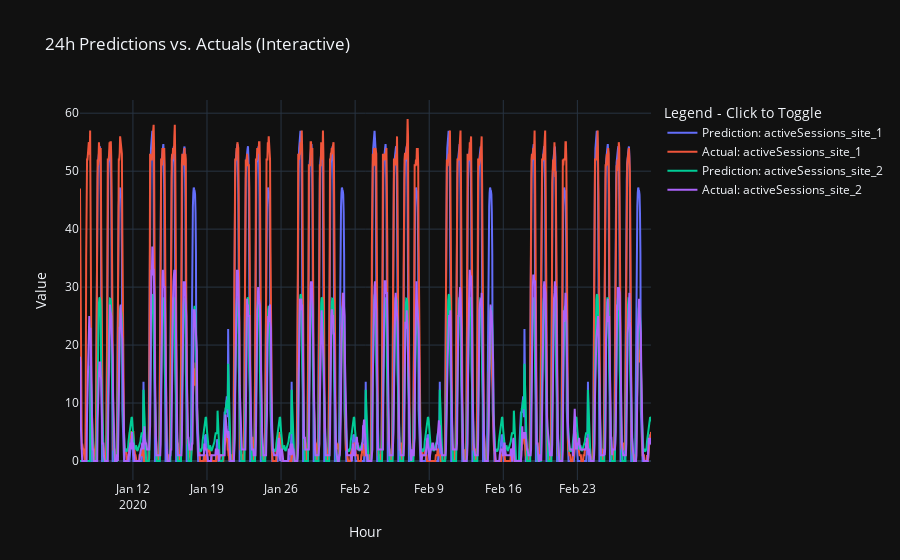

The code cell stored with this chart in its notebook:
### Markdown cell above
## Analysis and visualization

After training, the model is evaluated on the test data and the predictions are compared with the actual values. The following graphic shows the results for the "Active Sessions" at Site 1 and 2:

### Code cell
import torch
import numpy as np
import pandas as pd
import plotly.graph_objects as go
import joblib
from src.models.lstm_24h_v2 import UtilizationPredictor

def prepare_24h_batches(df, start_hour=0):
    """
    Divides the dataset into 24-hour sections, starting at `start_hour`.
    """
    df['hour_of_day'] = df['hour'].dt.hour
    start_indices = df[df['hour_of_day'] == start_hour].index

    batches = []
    for start_idx in start_indices:
        if start_idx + 24 <= len(df):
            batch = df.iloc[start_idx:start_idx + 24]
            batches.append(batch)

    return batches

def generate_plots_for_24h_predictions(
        ckpt_path: str,
        test_batches,
        target_columns,
        input_columns,
        device: str = "cpu"
):
    """
    Makes predictions for 24h batches and creates a common diagram.
    """
    model = UtilizationPredictor.load_from_checkpoint(ckpt_path)
    model.to(device)
    model.eval()

    all_predictions = []
    all_actuals = []
    all_hours = []

    with torch.no_grad():
        for batch in test_batches:
            input_data = batch[input_columns].values
            targets = batch[target_columns].values
            hours = batch["hour"].values

            input_tensor = torch.tensor(input_data, dtype=torch.float32).unsqueeze(0).to(device)
            target_tensor = torch.tensor(targets, dtype=torch.float32).unsqueeze(0).to(device)

            predictions = model(input_tensor).cpu().numpy()

            all_predictions.append(predictions[0])  # Batch (24, num_targets)
            all_actuals.append(targets)  # (24, num_targets)
            all_hours.append(hours)  # (24,)

    # Create DataFrames
    all_predictions = np.concatenate(all_predictions, axis=0)
    all_actuals = np.concatenate(all_actuals, axis=0)
    all_hours = np.concatenate(all_hours, axis=0)

    # 24h shift
    shifted_predictions = np.zeros_like(all_predictions)
    shifted_predictions[24:] = all_predictions[:-24]

    col_pred = [f"pred_{col}" for col in target_columns]
    col_act = [f"actual_{col}" for col in target_columns]

    df_predictions = pd.DataFrame(shifted_predictions, columns=col_pred)
    df_actuals = pd.DataFrame(all_actuals, columns=col_act)
    df_combined = pd.concat([df_predictions, df_actuals], axis=1)
    df_combined['hour'] = all_hours

    plot_active_sessions_sites(df_combined)

    # Create plotly diagram
    fig = go.Figure()
    target_columns = [
        'activeSessions_site_1',
        'activeSessions_site_2'
    ]
    for col in target_columns:
        fig.add_trace(go.Scatter(
            x=df_combined["hour"],
            y=df_combined[f"pred_{col}"],
            mode="lines",
            name=f"Prediction: {col}"
        ))
        fig.add_trace(go.Scatter(
            x=df_combined["hour"],
            y=df_combined[f"actual_{col}"],
            mode="lines",
            name=f"Actual: {col}"
        ))

    fig.update_layout(
        title="24h Predictions vs. Actuals (Interactive)",
        xaxis_title="Hour",
        yaxis_title="Value",
        legend_title="Legend - Click to Toggle"
    )
    fig.show()

    # Save the plot
    fig.write_html("output/24h_predictions.html")

def plot_active_sessions_sites(df_combined):
    # Extract data for site 1
    hours = df_combined["hour"]
    pred_active_sessions_site_1 = df_combined["pred_activeSessions_site_1"]
    actual_active_sessions_site_1 = df_combined["actual_activeSessions_site_1"]

    # Extract data for site 2
    pred_active_sessions_site_2 = df_combined["pred_activeSessions_site_2"]
    actual_active_sessions_site_2 = df_combined["actual_activeSessions_site_2"]

    # Create subplots
    fig, axes = plt.subplots(1, 2, figsize=(14, 6), sharey=True)

    # Plot for Site 1
    axes[0].plot(hours, pred_active_sessions_site_1, label="Prediction: Active Sessions (Site 1)", linestyle='-')
    axes[0].plot(hours, actual_active_sessions_site_1, label="Actual: Active Sessions (Site 1)", linestyle='-')
    axes[0].set_title("Active Sessions on Site 1")
    axes[0].set_xlabel("Hour")
    axes[0].set_ylabel("Active Sessions")
    axes[0].legend()
    axes[0].grid(True)

    # Plot for Site 2
    axes[1].plot(hours, pred_active_sessions_site_2, label="Prediction: Active Sessions (Site 2)", linestyle='-')
    axes[1].plot(hours, actual_active_sessions_site_2, label="Actual: Active Sessions (Site 2)", linestyle='-')
    axes[1].set_title("Active Sessions on Site 2")
    axes[1].set_xlabel("Hour")
    axes[1].legend()
    axes[1].grid(True)

    # Adjust layout
    plt.tight_layout()

    # Show the plot
    plt.show()

if __name__ == "__main__":
    # --- Parameter ---
    target_columns = [
        'avgChargingPower_site_1',
        'activeSessions_site_1',
        'avgChargingPower_site_2',
        'activeSessions_site_2'
    ]

    input_columns = ['hour_sin', 'hour_cos', 'is_holiday', 'is_weekend', 'is_vacation']

    dummies = ['day_of_week_0', 'day_of_week_1', 'day_of_week_2', 'day_of_week_3', 'day_of_week_4', 'day_of_week_5', 'day_of_week_6']
    input_columns += dummies
    sequence_length = 24

    # Load test dates
    df_test = pd.read_csv("data/processed/test_dataset_shifted.csv", parse_dates=["hour"])


    scaler_features = joblib.load('models/scaler_features.pkl')
    scaler_targets = joblib.load('models/scaler_targets.pkl')
    df_test[input_columns] = df_test[input_columns].astype('float32')
    df_test[target_columns] = df_test[target_columns].astype('float32')

    # Prepare 24h batches
    test_batches = prepare_24h_batches(df_test, start_hour=0)

    ckpt_path = "models/model_128_2_32_0.0010-epoch=77-val_loss=26.56100.ckpt"

    # Generate predictions and plots
    generate_plots_for_24h_predictions(
        ckpt_path=ckpt_path,
        test_batches=test_batches,
        target_columns=target_columns,
        input_columns=input_columns,
        device="cpu"
    )

### Figure 1 — Plotly figure (JSON) as saved in the notebook; plotly's stock layout.template omitted (floating-point values rounded to 4 significant figures; data arrays with more than 128 entries replaced by an {"elided": "..."} marker saying what was removed)
{"data": [{"mode": "lines", "name": "Prediction: activeSessions_site_1", "x": {"elided": "1296 str values"}, "y": {"elided": "1296 float values"}, "type": "scatter"}, {"mode": "lines", "name": "Actual: activeSessions_site_1", "x": {"elided": "1296 str values"}, "y": {"elided": "1296 float values"}, "type": "scatter"}, {"mode": "lines", "name": "Prediction: activeSessions_site_2", "x": {"elided": "1296 str values"}, "y": {"elided": "1296 float values"}, "type": "scatter"}, {"mode": "lines", "name": "Actual: activeSessions_site_2", "x": {"elided": "1296 str values"}, "y": {"elided": "1296 float values"}, "type": "scatter"}], "layout": {"title": {"text": "24h Predictions vs. Actuals (Interactive)"}, "xaxis": {"title": {"text": "Hour"}}, "yaxis": {"title": {"text": "Value"}}, "legend": {"title": {"text": "Legend - Click to Toggle"}}}}
